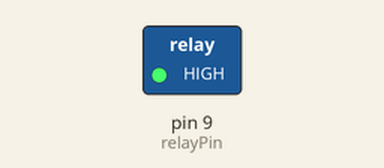
Simulated run of this sketch. Board: Arduino Uno, built with avr-gcc and run on an emulated ATmega328P. Parts: switched loads named in the sketch (green lamp = pin HIGH). At 30.0 s the program stops and its outputs stay as they are.

Above: at 2.5 s.
At 7.5 s:
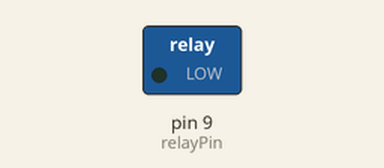
Timing chart, 0 to 13.0 s (numbered marks = the images above):
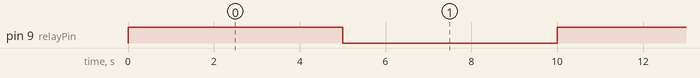

Measured:
- by itself, pin 9 (relayPin): alternates HIGH for 5.0 s and LOW for 5.0 s

The sketch:

water.ino
```cpp
//抽水
int relayPin = 9; //定义继电器的控制口
int water_time = 5000; //抽水时长
int water_count = 3; //抽水次数

void setup() {
  pinMode(relayPin, OUTPUT);
}

void loop() {
  // 执行3次抽水循环
  for(int i = 0; i < water_count; i++) {
    digitalWrite(relayPin, HIGH); //开始抽水
    delay(water_time);
    digitalWrite(relayPin, LOW); //停止抽水
    delay(water_time);
  }


  // 停止程序执行，防止继续循环
  while(true) {
    // 空循环，什么也不做
  }
}
```
